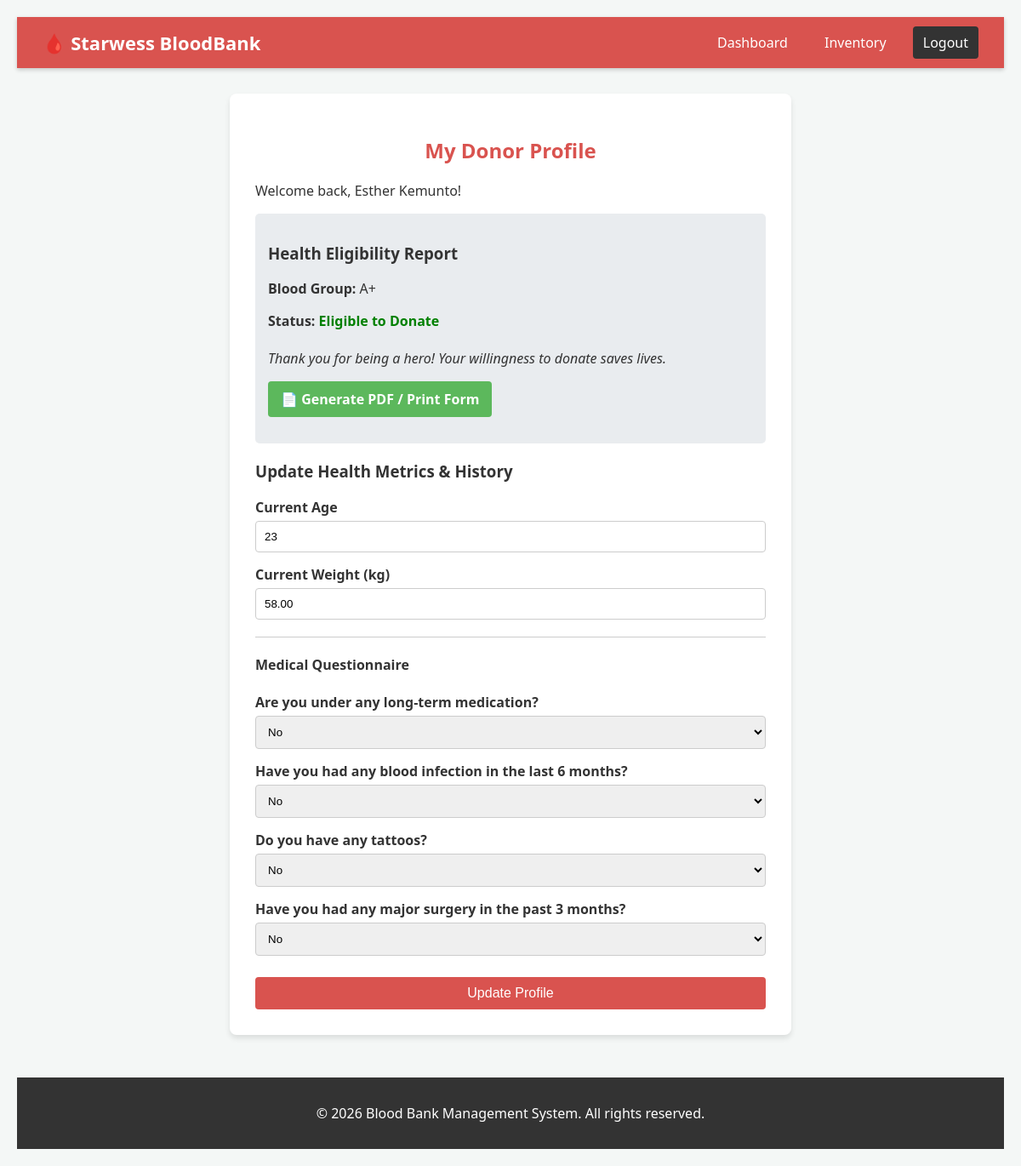
The page /user_profile.php (signed in) on the database its author committed.
### tables this page shows
CREATE TABLE `users` (
  `id` int(11) NOT NULL,
  `role` enum('admin','donor','hospital') DEFAULT 'donor',
  `full_name` varchar(100) NOT NULL,
  `email` varchar(100) NOT NULL,
  `password` varchar(255) NOT NULL,
  `blood_group` varchar(5) DEFAULT NULL,
  `age` int(11) DEFAULT NULL,
  `weight` decimal(5,2) DEFAULT NULL,
  `is_eligible` tinyint(1) DEFAULT 0,
  `security_question` varchar(150) DEFAULT NULL,
  `security_answer` varchar(255) DEFAULT NULL,
  `long_term_meds` enum('Yes','No') DEFAULT 'No',
  `blood_infection` enum('Yes','No') DEFAULT 'No',
  `tattoos` enum('Yes','No') DEFAULT 'No',
  `major_surgery` enum('Yes','No') DEFAULT 'No'
);

### user_profile.php (the view, shortened to what this page needs)
<?php
require_once 'config.php';
$user_id = $_SESSION['user_id'];
$stmt = $pdo->prepare("SELECT * FROM users WHERE id = ?");
$stmt->execute([$user_id]);
$user = $stmt->fetch();
function isSelected($db_value, $option_value) {
    return ($db_value === $option_value) ? 'selected' : '';
}
require_once 'header.php';
?>
<div class="container">
    <h2>My Donor Profile</h2>
    <p>Welcome back, <?php echo htmlspecialchars($user['full_name']); ?>!</p>
    <div style="background: #e9ecef; padding: 15px; border-radius: 5px; margin-bottom: 20px;">
        <h3>Health Eligibility Report</h3>
        <p><strong>Blood Group:</strong> <?php echo htmlspecialchars($user['blood_group']); ?></p>
    <p><strong>Status:</strong>
            <?php if ($user['is_eligible']): ?>
                <span style="color: green; font-weight: bold;">Eligible to Donate</span>
                <br><br><em>Thank you for being a hero! Your willingness to donate saves lives.</em>
                <div style="margin-top: 15px;">
                    <a href="print_eligibility.php" target="_blank" style="background-color: #5cb85c; color: white; padding: 10px 15px; text-decoration: none; border-radius: 4px; display: inline-block; font-weight: bold;">
    &#128196; Generate PDF / Print Form
                    </a>
                </div>
            <?php else: ?>
                <span style="color: red; font-weight: bold;">Not Eligible Currently</span>
                <br><small>(Requires Age 18-65, Weight > 50kg, and no recent medical risk factors.)</small>
            <?php endif; ?>
        </p>
    </div>
    <form method="POST">
        <h3>Update Health Metrics & History</h3>
        <div class="form-group">
            <label>Current Age</label>
            <input type="number" name="age" min="1" value="<?php echo htmlspecialchars($user['age']); ?>" required>
        </div>
        <div class="form-group">
            <label>Current Weight (kg)</label>
            <input type="number" name="weight" step="0.1" min="1" value="<?php echo htmlspecialchars($user['weight']); ?>" required>
        </div>
        <hr style="margin: 20px 0; border: 0; border-top: 1px solid #ccc;">
        <h4>Medical Questionnaire</h4>
        <div class="form-group">
            <label>Are you under any long-term medication?</label>
            <select name="long_term_meds" required>
                <option value="No" <?php echo isSelected($user['long_term_meds'], 'No'); ?>>No</option>
            </select>
        </div>
        <div class="form-group">
            <label>Have you had any blood infection in the last 6 months?</label>
            <select name="blood_infection" required>
                <option value="No" <?php echo isSelected($user['blood_infection'], 'No'); ?>>No</option>
            </select>
        </div>
        <div class="form-group">
            <label>Do you have any tattoos?</label>
            <select name="tattoos" required>
                <option value="No" <?php echo isSelected($user['tattoos'], 'No'); ?>>No</option>
            </select>
        </div>
        <div class="form-group">
            <label>Have you had any major surgery in the past 3 months?</label>
            <select name="major_surgery" required>
                <option value="No" <?php echo isSelected($user['major_surgery'], 'No'); ?>>No</option>
            </select>
        </div>
        <button type="submit" name="update_profile" style="margin-top: 10px;">Update Profile</button>
    </form>
</div>
<?php
require_once 'footer.php';
?>

### style.css (style rules this page uses)
body { font-family: 'Segoe UI', Tahoma, Geneva, Verdana, sans-serif; background-color: #f4f7f6; margin: 0; padding: 20px; color: #333; }
.container { max-width: 600px; margin: 0 auto; background: #fff; padding: 30px; border-radius: 8px; box-shadow: 0 4px 6px rgba(0,0,0,0.1); }
h2 { color: #d9534f; text-align: center; }
.form-group { margin-bottom: 15px; }
label { display: block; font-weight: bold; margin-bottom: 5px; }
input[type="text"], input[type="email"], input[type="password"], input[type="number"], select { width: 100%; padding: 10px; border: 1px solid #ccc; border-radius: 4px; box-sizing: border-box; }
button { width: 100%; padding: 10px; background-color: #d9534f; color: white; border: none; border-radius: 4px; font-size: 16px; cursor: pointer; }

### rows shown on the page
users: full_name "Esther Kemunto", blood_group "A+", age "23", weight "58.00"
